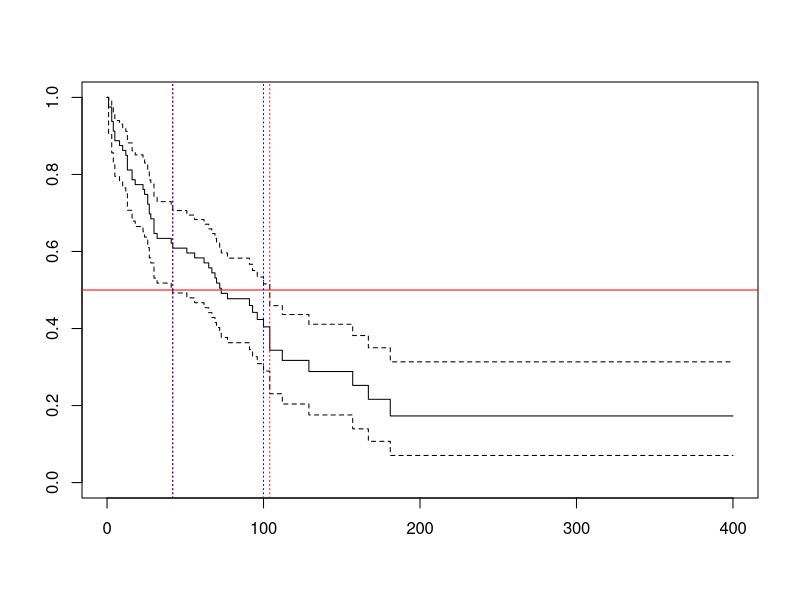
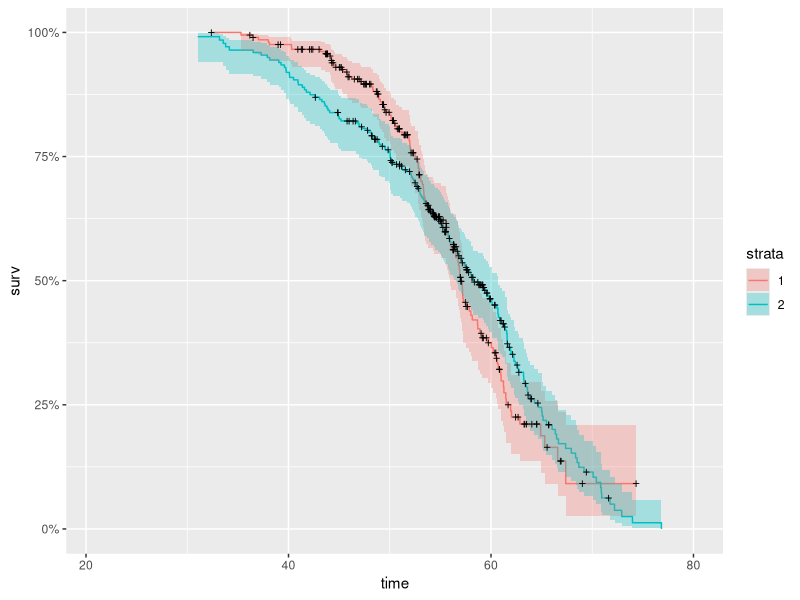
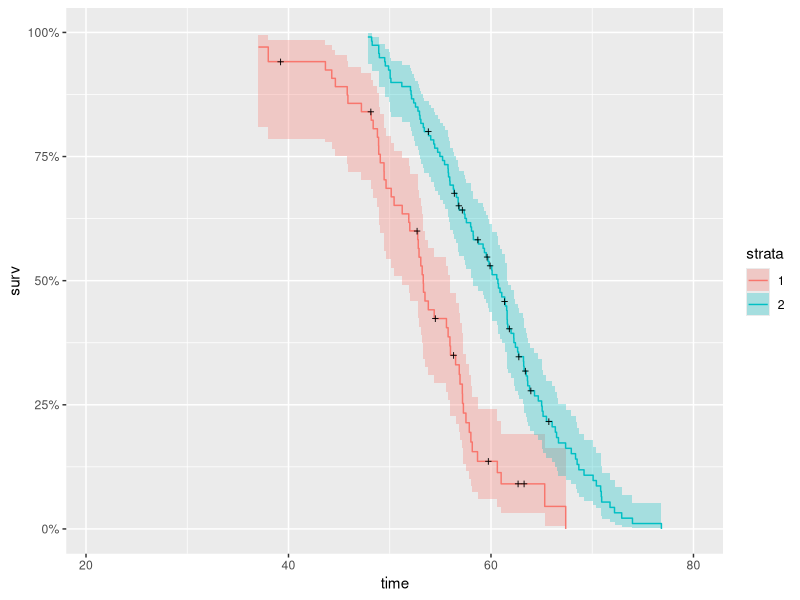

These charts were generated, in order, by the following R code:
## ---- chunk 1
knitr::opts_chunk$set(echo = TRUE)
knitr::opts_knit$set(root.dir=file.path("/home/nathan/Dropbox/njames/school/PhD/courses/2018_19/ta_surv_anlys2/labs/lab4"))

#tidyverse pkgs
library(tidyverse)
library(ggfortify)
library(magrittr)

#survival analysis pkgs
library(survival)
library(KMsurv)
## ---- chunk 2
# Load the tongue cancer data set and use it to answer the following questions
data(tongue)

tongue_km <- survfit(Surv(time, delta)~1, type="kaplan-meier",conf.type="log-log", data=tongue)

surv_tab <- summary(tongue_km) %$% cbind(time, n.risk, n.event, n.censor, surv, std.err) %>% as.tibble()

# !!! NOTE !!! 
# std.err from survfit.object is the standard error of the cumulative hazard function
# std.err from summary.survfit is the standard error of survival function
# see ?survfit.object and ?summary.survfit

# What is the median survival time?

print(tongue_km)
#  73 weeks

# What is the probability of survival at 26 weeks? 52 weeks?

surv_tab %>% filter(time>=26)
surv_tab %>% filter(time>=51)

#  72.3% and 59.6%,respectively


# At what time do we estimate 75% of patients will have died? 90%?

surv_tab %>% filter(surv<0.25)
#  inf(t:S(t)<=1-p)
#  167 weeks is time when >75% of patients will have died
#  survival curve never goes below 10%, so no estimate for time when 90% will have died

# At what time are 10% (or less) of the patients still in the study?

surv_tab %>% filter(n.risk<=8)
#  look at n.risk 8 pts at risk at time 157

## ---- chunk 3
# Use the survfit object and the print method with option rmean="common" to estimate the mean survival time and a 95% confidence interval using Efron's tail correction

print(tongue_km, rmean="common")
print(tongue_km, rmean=max(tongue$time))

tab_efron <- tongue_km %>% summary(rmean="common") %>% extract2("table")
mn_ef <- tab_efron %>% extract("*rmean")
se_ef <- tab_efron %>% extract("*se(rmean)")

mn_ef + c(-1,1)*qnorm(0.975)*se_ef

# Estimate the mean survival time and a 95% confidence interval assuming no one can survive past 300 weeks

print(tongue_km, rmean=300)

tab_300<-tongue_km %>% summary(rmean=300) %>% extract2("table")
mn_300<-tab_300 %>% extract("*rmean")
se_300<-tab_300 %>% extract("*se(rmean)")

mn_300 + c(-1,1)*qnorm(0.975)*se_300

# Which estimate do you prefer? Why?

## ---- chunk 4
# Calculate a 95% log-log CI for the median survival time using the method in K & M Chp. 4 (p. 120-122)

p <- 0.5
surv_tab %<>% mutate(linear = (surv-(1-p))/std.err,
                     loglog = ((log(-log(surv))-log(-log(1-p)))*surv*log(surv))/std.err,
                     asin = (2*(asin(sqrt(surv))-asin(sqrt(1-p)))*sqrt(surv*(1-surv)))/std.err)

surv_tab

surv_tab %>% filter(between(loglog,-1.96,1.96)) %>% select(time) %>% range()
surv_tab %>% filter(between(linear,-1.96,1.96)) %>% select(time) %>% range()
surv_tab %>% filter(between(asin,-1.96,1.96)) %>% select(time) %>% range()

#compare this to the 95% CI for the median that is produced when printing a summary of the survfit object (or using quantile.survfit). Are the intervals the same?

tongue_km
quantile(tongue_km, probs=0.5)

plot(tongue_km)
abline(h=0.5,col="red")
abline(v=c(42,104), lty=3, col="red") #from quantile
abline(v=c(42,100), lty=3, col="blue") #from log-log calc in book

## ---- chunk 5
# Example 4.2 K&M p120-122
data(bmt)

p<-0.5
bmt_surv<-bmt %>% as.tibble() %>% filter(group==1) %$% Surv(t2, d3)
bmt_km<-survfit(bmt_surv~1, type="kaplan-meier",error="greenwood")
bmt_tab<-summary(bmt_km) %$% cbind(time, n.risk, n.event, n.censor, surv, std.err) %>% as.tibble()

bmt_tab %<>% mutate(linear=(surv-(1-p))/std.err,
                    loglog=((log(-log(surv))-log(-log(1-p)))*surv*log(surv))/std.err,
                    asin=(2*(asin(sqrt(surv))-asin(sqrt(1-p)))*sqrt(surv*(1-surv)))/std.err)
bmt_tab

bmt_tab %>% filter(between(linear,-1.96,1.96)) %>% select(time) %>% range()
bmt_tab %>% filter(between(loglog,-1.96,1.96)) %>% select(time) %>% range()
bmt_tab %>% filter(between(asin,-1.96,1.96)) %>% select(time) %>% range()
## ---- chunk 6
# read in the psych data and create a survival object using 'ageentry' as the left truncation time
psych<-read_csv("psych.csv")

# get K-M estimates and log-log confidence intervals by sex 
psych_km<-survfit(Surv(ageentry, agestop, death)~sex, 
                  data=subset(psych,ageentry>=21), conf.type="log-log")
            
#plot conditional survival estimates given survival to age 21
autoplot(psych_km,xlim=c(21,80))
       
#plot conditional survival estimates given survival to age 35
psych_km35<-survfit(Surv(ageentry, agestop, death)~sex,
                    data=subset(psych,ageentry>=35),conf.type="log-log")
     
autoplot(psych_km35,xlim=c(21,80))
